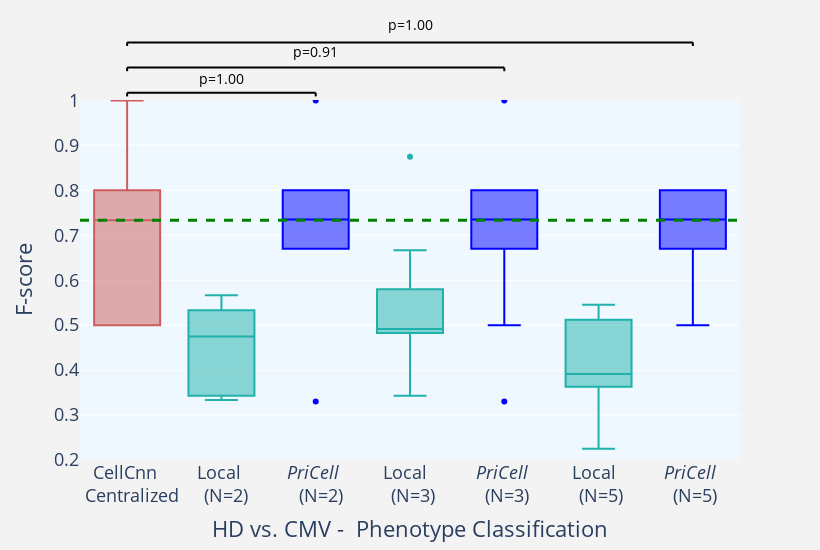
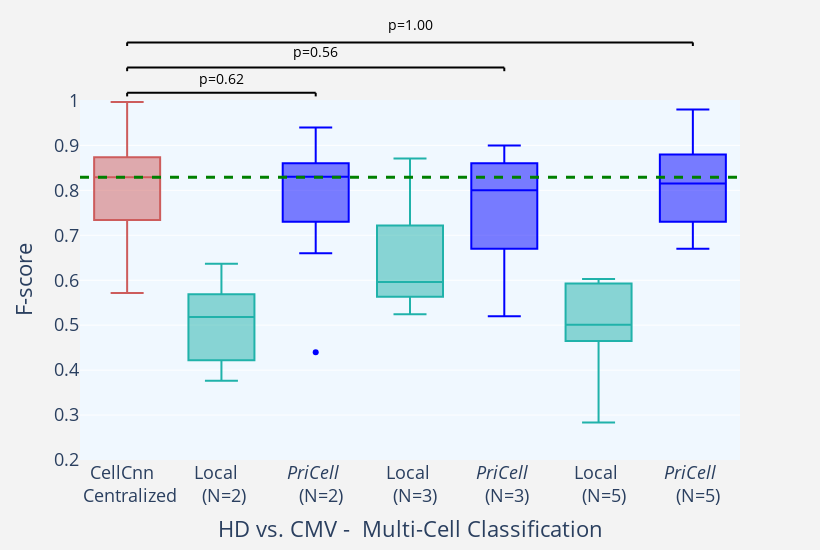

Write notebook code for charts like these, in order.
### Markdown cell above
# Boxplots
The script generates the boxplots used in the paper by reading the results from respective excell sheets 
Set the following parameters depending on which results to visualize for CMV experiments:

experiment = 'CMV'

sampling = 'BagSample'

metric = 'Accuracy' or 'Precision' or 'Recall' or 'F-score'

### Code cell
import plotly.express as px
import pandas
import plotly.graph_objects as go
import os
experiment = 'CMV'
sampling = 'BagSample'
metric= 'F-score'

fileToWrite = 'AccuracyFigures/'+experiment+'_'+sampling+'_'+metric
fileName='AllResults_'+experiment+'_10runs_'+ sampling + '.xlsx'

df = pandas.read_excel(fileName)

dfPhenotype = df.loc[df['Classification']== 'Phenotype Classification']
dfMultiCell = df.loc[df['Classification']== 'Multi-cell Classification']
# fig = px.box(dfPhenotype, x="Runs", y="Accuracy")
# fig.show()
colors = ['rgba(93, 164, 214, 0.5)', 'rgba(255, 144, 14, 0.5)', 'rgba(44, 160, 101, 0.5)',
          'rgba(255, 65, 54, 0.5)', 'rgba(207, 114, 255, 0.5)', 'rgba(127, 96, 0, 0.5)']


#Phenotype classification data to color.. 
cellcnn = dfPhenotype.loc[dfPhenotype['Runs']== 'CellCnn Centralized']
local2 = dfPhenotype.loc[dfPhenotype['Runs']== 'Local_2']
local4 = dfPhenotype.loc[dfPhenotype['Runs']== 'Local_3']
local6 = dfPhenotype.loc[dfPhenotype['Runs']== 'Local_5']
peg2 = dfPhenotype.loc[dfPhenotype['Runs']== 'PriCell (N=2)']
peg4 = dfPhenotype.loc[dfPhenotype['Runs']== 'PriCell (N=3)']
peg6 = dfPhenotype.loc[dfPhenotype['Runs']== 'PriCell (N=5)']

fig = go.Figure()
fig.add_trace(go.Box(y=cellcnn[metric],name='CellCnn <br>  Centralized',
                marker_color = 'indianred'))
fig.add_trace(go.Box(y=local2[metric], name='Local <br>  (N=2)',
                marker_color = 'lightseagreen'  ))
fig.add_trace(go.Box(y=peg2[metric], name='<i>PriCell</i> <br>  (N=2)',
                marker_color = 'blue'  ))
fig.add_trace(go.Box(y=local4[metric], name='Local  <br> (N=3)',
                marker_color = 'lightseagreen'  ))
fig.add_trace(go.Box(y=peg4[metric], name='<i>PriCell</i> <br> (N=3)',
                marker_color = 'blue'  ))
fig.add_trace(go.Box(y=local6[metric], name='Local  <br> (N=5)',
                marker_color = 'lightseagreen' ))
fig.add_trace(go.Box(y=peg6[metric], name='<i>PriCell</i> <br> (N=5)',
                marker_color = 'blue' ))


fig.update_layout(
#     title_text='HD vs. '+experiment+' -  Phenotype Classification', title_x=0.5,
    yaxis_title=metric,
    xaxis_title='HD vs. '+experiment+' -  Phenotype Classification',
    boxgap=0,
    paper_bgcolor='rgb(243, 243, 243)',
    plot_bgcolor='rgb(243, 243, 243)',
    showlegend=False
)
fig.update_layout(
    plot_bgcolor='aliceblue',
    font=dict(
#         family="Courier New, monospace",
        size=18
    )

)
fig.update_yaxes(range=[0.2, 1.001])
# fig.update_traces(notched=True)

fig.update_layout(
    autosize=False,
    width=820,
    height=550
)
fig.add_hline(y=pandas.DataFrame.median(cellcnn[metric]), line_width=3, line_dash="dash", line_color="green")

fig = add_p_value_annotation(fig, [[0,2], [0,4], [0,6]])
fig.show()
fig.write_image(fileToWrite+"_Phenotype.pdf")
#======================================================================================================#

#Multi-Cell classification data to color.. 
cellcnn = dfMultiCell.loc[dfMultiCell['Runs']== 'CellCnn Centralized']
local2 = dfMultiCell.loc[dfMultiCell['Runs']== 'Local_2']
local4 = dfMultiCell.loc[dfMultiCell['Runs']== 'Local_3']
local6 = dfMultiCell.loc[dfMultiCell['Runs']== 'Local_5']
peg2 = dfMultiCell.loc[dfMultiCell['Runs']== 'PriCell (N=2)']
peg4 = dfMultiCell.loc[dfMultiCell['Runs']== 'PriCell (N=3)']
peg6 = dfMultiCell.loc[dfMultiCell['Runs']== 'PriCell (N=5)']

fig = go.Figure()
fig.add_trace(go.Box(y=cellcnn[metric],name='CellCnn  <br> Centralized',
                marker_color = 'indianred' ))
fig.add_trace(go.Box(y=local2[metric], name='Local  <br> (N=2)',
                marker_color = 'lightseagreen' ))
fig.add_trace(go.Box(y=peg2[metric], name='<i>PriCell</i> <br>  (N=2)',
                marker_color = 'blue' ))
fig.add_trace(go.Box(y=local4[metric], name='Local <br>  (N=3)',
                marker_color = 'lightseagreen' ))
fig.add_trace(go.Box(y=peg4[metric], name='<i>PriCell</i> <br> (N=3)',
                marker_color = 'blue' ))
fig.add_trace(go.Box(y=local6[metric], name='Local <br>  (N=5)',
                marker_color = 'lightseagreen' ))
fig.add_trace(go.Box(y=peg6[metric], name='<i>PriCell</i> <br>  (N=5)',
                marker_color = 'blue' ))

fig.update_layout(
#     title_text='HD vs. '+experiment+' -  Multi-Cell Classification', title_x=0.5,
    yaxis_title=metric,
    xaxis_title='HD vs. '+experiment+' -  Multi-Cell Classification',
    boxgap=0,
    paper_bgcolor='rgb(243, 243, 243)',
    plot_bgcolor='rgb(243, 243, 243)',
    showlegend=False
)
fig.update_layout(
    plot_bgcolor='aliceblue',
    font=dict(
#         family="Courier New, monospace",
        size=18
    )

)
fig.update_yaxes(range=[0.2, 1.001])
# fig.update_traces(notched=True)

fig.update_layout(
    autosize=False,
    width=820,
    height=550
)
fig.add_hline(y=pandas.DataFrame.median(cellcnn[metric]), line_width=3, line_dash="dash", line_color="green")
fig = add_p_value_annotation(fig, [[0,2], [0,4], [0,6]])
fig.show()
fig.write_image(fileToWrite+"_MultiCell.pdf")

### Figure 1 — Plotly figure (JSON) as saved in the notebook; plotly's stock layout.template omitted (floating-point values rounded to 4 significant figures)
{"data": [{"marker": {"color": "indianred"}, "name": "CellCnn <br>  Centralized", "type": "box", "y": [1, 0.8, 0.5, 0.5, 0.6667, 0.6667, 0.8, 0.8, 1, 0.5]}, {"marker": {"color": "lightseagreen"}, "name": "Local <br>  (N=2)", "type": "box", "y": [0.4167, 0.5, 0.5333, 0.3429, 0.3333, 0.5, 0.45, 0.3333, 0.5333, 0.5667]}, {"marker": {"color": "blue"}, "name": "<i>PriCell</i> <br>  (N=2)", "type": "box", "y": [0.8, 0.33, 1, 0.67, 0.8, 0.67, 0.8, 0.8, 0.67, 0.67]}, {"marker": {"color": "lightseagreen"}, "name": "Local  <br> (N=3)", "type": "box", "y": [0.4828, 0.4912, 0.4375, 0.4912, 0.6667, 0.4912, 0.5086, 0.3429, 0.875, 0.5797]}, {"marker": {"color": "blue"}, "name": "<i>PriCell</i> <br> (N=3)", "type": "box", "y": [0.8, 1, 0.33, 0.5, 0.8, 0.8, 0.67, 0.67, 0.67, 0.8]}, {"marker": {"color": "lightseagreen"}, "name": "Local  <br> (N=5)", "type": "box", "y": [0.3852, 0.3976, 0.3628, 0.3852, 0.4034, 0.5121, 0.225, 0.5453, 0.3617, 0.5302]}, {"marker": {"color": "blue"}, "name": "<i>PriCell</i> <br> (N=5)", "type": "box", "y": [0.57, 0.67, 0.8, 0.8, 0.67, 0.67, 0.5, 0.8, 0.8, 0.8]}], "layout": {"annotations": [{"font": {"color": "black", "size": 14}, "showarrow": false, "text": "p=1.00", "textangle": 0, "x": 1, "xref": "x", "y": 1.091, "yref": "y domain"}, {"font": {"color": "black", "size": 14}, "showarrow": false, "text": "p=0.91", "textangle": 0, "x": 2, "xref": "x", "y": 1.166, "yref": "y domain"}, {"font": {"color": "black", "size": 14}, "showarrow": false, "text": "p=1.00", "textangle": 0, "x": 3, "xref": "x", "y": 1.241, "yref": "y domain"}], "autosize": false, "boxgap": 0, "font": {"size": 18}, "height": 550, "paper_bgcolor": "rgb(243, 243, 243)", "plot_bgcolor": "aliceblue", "shapes": [{"line": {"color": "green", "dash": "dash", "width": 3}, "type": "line", "x0": 0, "x1": 1, "xref": "x domain", "y0": 0.7333, "y1": 0.7333, "yref": "y"}, {"line": {"color": "black", "width": 2}, "type": "line", "x0": 0, "x1": 0, "xref": "x", "y0": 1.01, "y1": 1.02, "yref": "y domain"}, {"line": {"color": "black", "width": 2}, "type": "line", "x0": 0, "x1": 2, "xref": "x", "y0": 1.02, "y1": 1.02, "yref": "y domain"}, {"line": {"color": "black", "width": 2}, "type": "line", "x0": 2, "x1": 2, "xref": "x", "y0": 1.01, "y1": 1.02, "yref": "y domain"}, {"line": {"color": "black", "width": 2}, "type": "line", "x0": 0, "x1": 0, "xref": "x", "y0": 1.08, "y1": 1.09, "yref": "y domain"}, {"line": {"color": "black", "width": 2}, "type": "line", "x0": 0, "x1": 4, "xref": "x", "y0": 1.09, "y1": 1.09, "yref": "y domain"}, {"line": {"color": "black", "width": 2}, "type": "line", "x0": 4, "x1": 4, "xref": "x", "y0": 1.08, "y1": 1.09, "yref": "y domain"}, {"line": {"color": "black", "width": 2}, "type": "line", "x0": 0, "x1": 0, "xref": "x", "y0": 1.15, "y1": 1.16, "yref": "y domain"}, {"line": {"color": "black", "width": 2}, "type": "line", "x0": 0, "x1": 6, "xref": "x", "y0": 1.16, "y1": 1.16, "yref": "y domain"}, {"line": {"color": "black", "width": 2}, "type": "line", "x0": 6, "x1": 6, "xref": "x", "y0": 1.15, "y1": 1.16, "yref": "y domain"}], "showlegend": false, "width": 820, "xaxis": {"title": {"text": "HD vs. CMV -  Phenotype Classification"}}, "yaxis": {"range": [0.2, 1.001], "title": {"text": "F-score"}}}}

### Figure 2 — Plotly figure (JSON) as saved in the notebook; plotly's stock layout.template omitted (floating-point values rounded to 4 significant figures)
{"data": [{"marker": {"color": "indianred"}, "name": "CellCnn  <br> Centralized", "type": "box", "y": [0.9869, 0.734, 0.5775, 0.8068, 0.8514, 0.7957, 0.5714, 0.8663, 0.8737, 0.9968]}, {"marker": {"color": "lightseagreen"}, "name": "Local  <br> (N=2)", "type": "box", "y": [0.4221, 0.4923, 0.6369, 0.5162, 0.3764, 0.5504, 0.5207, 0.3955, 0.5689, 0.5695]}, {"marker": {"color": "blue"}, "name": "<i>PriCell</i> <br>  (N=2)", "type": "box", "y": [0.75, 0.44, 0.94, 0.83, 0.86, 0.73, 0.66, 0.9, 0.83, 0.83]}, {"marker": {"color": "lightseagreen"}, "name": "Local <br>  (N=3)", "type": "box", "y": [0.5561, 0.6042, 0.5245, 0.5883, 0.7247, 0.5634, 0.5859, 0.6369, 0.8707, 0.722]}, {"marker": {"color": "blue"}, "name": "<i>PriCell</i> <br> (N=3)", "type": "box", "y": [0.57, 0.9, 0.52, 0.89, 0.86, 0.67, 0.8, 0.85, 0.78, 0.8]}, {"marker": {"color": "lightseagreen"}, "name": "Local <br>  (N=5)", "type": "box", "y": [0.4959, 0.4275, 0.4704, 0.5281, 0.5062, 0.6025, 0.2833, 0.5926, 0.4648, 0.6013]}, {"marker": {"color": "blue"}, "name": "<i>PriCell</i> <br>  (N=5)", "type": "box", "y": [0.73, 0.68, 0.88, 0.83, 0.8, 0.79, 0.67, 0.89, 0.98, 0.87]}], "layout": {"annotations": [{"font": {"color": "black", "size": 14}, "showarrow": false, "text": "p=0.62", "textangle": 0, "x": 1, "xref": "x", "y": 1.091, "yref": "y domain"}, {"font": {"color": "black", "size": 14}, "showarrow": false, "text": "p=0.56", "textangle": 0, "x": 2, "xref": "x", "y": 1.166, "yref": "y domain"}, {"font": {"color": "black", "size": 14}, "showarrow": false, "text": "p=1.00", "textangle": 0, "x": 3, "xref": "x", "y": 1.241, "yref": "y domain"}], "autosize": false, "boxgap": 0, "font": {"size": 18}, "height": 550, "paper_bgcolor": "rgb(243, 243, 243)", "plot_bgcolor": "aliceblue", "shapes": [{"line": {"color": "green", "dash": "dash", "width": 3}, "type": "line", "x0": 0, "x1": 1, "xref": "x domain", "y0": 0.8291, "y1": 0.8291, "yref": "y"}, {"line": {"color": "black", "width": 2}, "type": "line", "x0": 0, "x1": 0, "xref": "x", "y0": 1.01, "y1": 1.02, "yref": "y domain"}, {"line": {"color": "black", "width": 2}, "type": "line", "x0": 0, "x1": 2, "xref": "x", "y0": 1.02, "y1": 1.02, "yref": "y domain"}, {"line": {"color": "black", "width": 2}, "type": "line", "x0": 2, "x1": 2, "xref": "x", "y0": 1.01, "y1": 1.02, "yref": "y domain"}, {"line": {"color": "black", "width": 2}, "type": "line", "x0": 0, "x1": 0, "xref": "x", "y0": 1.08, "y1": 1.09, "yref": "y domain"}, {"line": {"color": "black", "width": 2}, "type": "line", "x0": 0, "x1": 4, "xref": "x", "y0": 1.09, "y1": 1.09, "yref": "y domain"}, {"line": {"color": "black", "width": 2}, "type": "line", "x0": 4, "x1": 4, "xref": "x", "y0": 1.08, "y1": 1.09, "yref": "y domain"}, {"line": {"color": "black", "width": 2}, "type": "line", "x0": 0, "x1": 0, "xref": "x", "y0": 1.15, "y1": 1.16, "yref": "y domain"}, {"line": {"color": "black", "width": 2}, "type": "line", "x0": 0, "x1": 6, "xref": "x", "y0": 1.16, "y1": 1.16, "yref": "y domain"}, {"line": {"color": "black", "width": 2}, "type": "line", "x0": 6, "x1": 6, "xref": "x", "y0": 1.15, "y1": 1.16, "yref": "y domain"}], "showlegend": false, "width": 820, "xaxis": {"title": {"text": "HD vs. CMV -  Multi-Cell Classification"}}, "yaxis": {"range": [0.2, 1.001], "title": {"text": "F-score"}}}}
